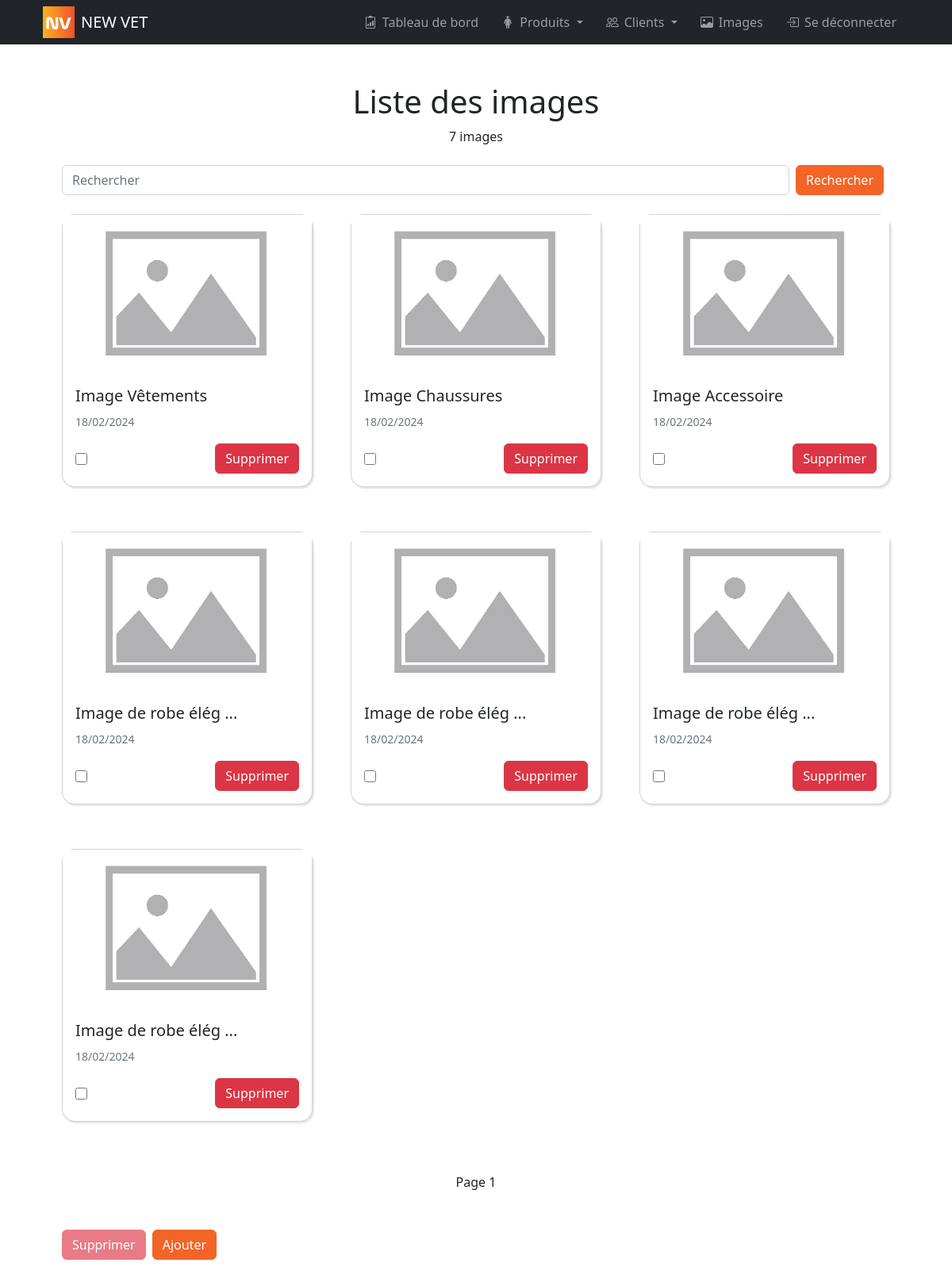
The page /bo/pages/images/index.php (signed in) on the database its author committed.
### tables this page shows
CREATE TABLE image(
        slug VARCHAR (50) NOT NULL UNIQUE,
        name VARCHAR (50),
        alt VARCHAR (250),
        path VARCHAR (250) NOT NULL,
        weight INT,
        extention VARCHAR (5),
        is_deleted BOOLEAN NOT NULL DEFAULT 0,
        created_at DATETIME NOT NULL DEFAULT NOW(),
        CONSTRAINT image_PK PRIMARY KEY (slug)
);

### models/image.php (called while the page is built, shortened)
<?php
function getImages($search = null, $sort = array(array('order' => 'ASC', 'order_by' => 'created_at')), $offset = null, $per_page = 10)
{
    $dbh = db_connect();
    $sql = "SELECT * FROM image";
    $sql .= " WHERE 1 = 1";
    $sql .= " AND is_deleted = 0";
    if ($sort) {
        $sql .= " ORDER BY ";
        foreach ($sort as $key => $value) {
            $sql .= "COALESCE(" . $value['order_by'] . ", 9999999) " . strtoupper($value['order']);
        }
    }
    if ($per_page) $sql .= " LIMIT :per_page";
    try {
        $sth = $dbh->prepare($sql);
        if ($per_page) $sth->bindValue(":per_page", $per_page, PDO::PARAM_INT);
        $sth->execute();
        $images = $sth->fetchAll(PDO::FETCH_ASSOC);
    } catch (PDOException $e) {
        die("Erreur lors de la requête SQL : " . $e->getMessage());
    }
    return $images;
}
function getImagesCount($search = null)
{
    $dbh = db_connect();
    $sql = "SELECT COUNT(*) FROM image WHERE 1 = 1 AND is_deleted = 0";
    try {
        $sth = $dbh->prepare($sql);
        $sth->execute();
        $count = $sth->fetchColumn();
    } catch (PDOException $e) {
        die("Erreur lors de la requête SQL : " . $e->getMessage());
    }
    return $count;
}

### helpers/three_dots_string.php (called while the page is built)
<?php
function three_dots_string(string $txt, int $max = 100)
{
    if (strlen($txt) > $max) return substr($txt, 0, $max) . ' ...';
    return $txt;
}

### helpers/fr_date.php (called while the page is built)
<?php
function fr_date($inputDate) {
    $dateTime = new DateTime($inputDate);
    $formattedDate = $dateTime->format('d/m/Y');
    return $formattedDate;
}

### bo/pages/images/index.php (the view, shortened to what this page needs)
<?php
include_once APP_PATH . "/models/image.php";
include_once APP_PATH . "/helpers/three_dots_string.php";
include_once APP_PATH . "/helpers/fr_date.php";
$search = isset($_GET['search']) ? $_GET['search'] : null;
$order_by = isset($_GET['order_by']) ? $_GET['order_by'] : 'created_at';
$order = isset($_GET['order']) && $_GET['order'] == 'desc' ? 'DESC' : 'ASC';
$page = isset($_GET['page']) ? $_GET['page'] : 1;
$sort = array(array('order' => $order, 'order_by' => $order_by));
$images_count = getImagesCount($search);
$per_page = 10;
$offset = ($page - 1) * $per_page;
$maxPage = ceil($images_count / $per_page);
$images = getImages($search, $sort, $offset, $per_page);
?>
<!DOCTYPE html>
<html lang="fr">
<head>
    <link href="<?= APP_URL ?>bo/style/bootstrap.css" rel="stylesheet">
    <link href="<?= APP_URL ?>bo/style/main.css" rel="stylesheet">
</head>
<body>
    <?php include_once APP_PATH . "/bo/partials/header.php"; ?>
    <div class="container p-4 p-lg-5">
        <h1 class="text-center">Liste des images</h1>
        <p class="text-center"><?= $images_count ?> image<?php if ($images_count > 1) : ?>s<?php endif; ?></p>
        <form class="d-flex justify-content-between my-4" method="GET">
            <input class="form-control mr-sm-2" id="search" type="search" placeholder="Rechercher" aria-label="Search" name="search" value="<?= $search ?>">
            <button class="btn btn-primary mx-2 my-sm-0" type="submit">Rechercher</button>
        </form>
        <div class='row gx-4 gx-lg-5'>
            <?php
            foreach ($images as $image) {
            ?>
                <div class="col-md-4 mb-5">
                    <div class="card mb-2">
                        <?php
                        $full_img_path = APP_PATH . "uploads/" . $image['path'];
                        ?>
                        <?php if (file_exists($full_img_path)) : ?>
                            <img src="<?= APP_URL . "uploads/" . $image['path'] ?>" class="card-img-top object-fit-cover" alt="<?= $image['alt'] ?>" width="100%" height="200px">
                        <?php else : ?>
                            <img src="<?= APP_URL ?>assets/img/default-img.webp" class="card-img-top object-fit-cover" alt="<?= $image['alt'] ?>" width="100%" height="200px">
                        <?php endif; ?>
                        <div class="card-body">
                            <h5 class="card-title">
                                <?= three_dots_string($image['name'], 20) ?>
                            </h5>
                            <p class="card-text">
                                <?php if ($image['created_at']) : ?>
                                    <small class="text-muted">
                                        <?= fr_date($image['created_at']) ?>
                                    </small>
                                <?php endif; ?>
                            </p>
                            <div class="d-flex justify-content-between align-items-center">
                                <input type="checkbox" name="selected_images[]" value="<?= $image['slug'] ?>" onclick="enableSupprButton()">
                                <a href="<?= APP_URL ?>bo/pages/images/delete_image.php?slug=<?= $image['slug'] ?>" class="btn btn-danger">Supprimer</a>
                            </div>
                        </div>
                    </div>
                </div>
            <?php
            }
            ?>
        </div>
        <div class="d-flex justify-content-between my-2">
            <?php if ($page > 1) : ?>
                <a href="?search=<?= $search ?>&page=<?= $page - 1 ?>&order_by=<?= $order_by ?>&order=<?= $order ?>">Page précédent (<?= $page - 1 ?>)</a>
            <?php else : ?>
                <span>&nbsp;</span>
            <?php endif; ?>
            <span>Page <?= $page ?></span>
            <?php if ($page < $maxPage) : ?>
                <a href="?search=<?= $search ?>&page=<?= $page + 1 ?>&order_by=<?= $order_by ?>&order=<?= $order ?>">Page suivant (<?= $page + 1 ?>)</a>
            <?php else : ?>
                <span>&nbsp;</span>
            <?php endif; ?>
        </div>
        <div class="d-flex justify-content-start gap-2 my-5">
            <button id="delete-images" class="btn btn-danger" disabled onclick="deleteSelectedImages()">Supprimer</button>
            <a href="<?= APP_URL ?>bo/pages/images/create_image.php" class="btn btn-primary">Ajouter</a>
        </div>
    </div>
</body>
</html>

### bo/partials/header.php (shortened to what this page needs)
<nav class="navbar navbar-expand-lg navbar-dark bg-dark">
    <div class="container px-4">
        <a style="text-decoration: none" class="d-flex justify-content-start" href="<?= APP_URL ?>bo/pages/index.php">
            <img src="<?= APP_URL ?>assets/logo.jpg" alt="Logo" width="40" height="40">
            <span class="mx-2 navbar-brand">NEW VET</span>
        </a>
        <div class="collapse navbar-collapse" id="navbarSupportedContent">
            <ul class="navbar-nav ms-auto mb-2 mb-lg-0">
                <li class="nav-item mx-lg-2"><a class="nav-link" aria-current="page" href="<?= APP_URL ?>bo/pages/dashboard.php">
                        <span>Tableau de bord</span>
                    </a>
                </li>
                <li class="nav-item mx-lg-2 dropdown">
                    <a class="nav-link dropdown-toggle" href="#" id="navbarDropdownProducts" role="button" data-bs-toggle="dropdown" aria-expanded="false">
                        <span>Produits</span>
                    </a>
                </li>
                <li class="nav-item mx-lg-2 dropdown">
                    <a class="nav-link dropdown-toggle" href="#" id="navbarDropdownCustomers" role="button" data-bs-toggle="dropdown" aria-expanded="false">
                        <span>Clients</span>
                    </a>
                </li>
                <li class="nav-item mx-lg-2"><a class="nav-link" aria-current="page" href="<?= APP_URL ?>bo/pages/images/index.php">
                        <span>Images</span>
                    </a>
                </li>
                <li class="nav-item mx-lg-2">
                    <a class="nav-link" aria-current="page" href="<?= APP_URL ?>bo/pages/logout.php">
                        <span>Se déconnecter</span>
                    </a>
                </li>
            </ul>
        </div>
    </div>
</nav>

### bo/style/main.css (style rules this page uses)
:root { --primary: #F1452B; --secondary: #FEBD21; }
input[type="checkbox"] { accent-color: var(--primary); width: 15px; height: 15px; }
svg.bi { position: relative; top: -2px; right: 3px; }
.object-fit-cover { object-fit: cover; }

### rows shown on the page
image: name "Image Vêtements", created_at "18/02/2024"
image: name "Image Chaussures", created_at "18/02/2024"
image: name "Image Accessoire", created_at "18/02/2024"
image: name "Image de robe élég ...", created_at "18/02/2024"
image: name "Image de robe élég ...", created_at "18/02/2024"
image: name "Image de robe élég ...", created_at "18/02/2024"
image: name "Image de robe élég ...", created_at "18/02/2024"

### other values the page prints
$images_count "7"
$page "1"
